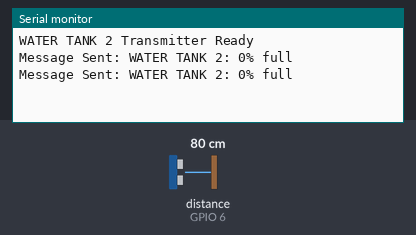
A sketch run on a simulated ESP32-S3. On the bench: the last lines printed to the serial monitor. Wiring (inferred from the names in the program): ultrasonic range finder: trigger GPIO 5; echo GPIO 6. The inputs (shaded band) are chosen by the test bench; at power-on: distance to the obstacle (sensor on GPIO 6) 80 cm. The echo pulse lasts 58.3 µs per cm.

Above: at 10.8 s.
10.9 s: distance to the obstacle (sensor on GPIO 6) set to 2 cm
At 19.2 s:
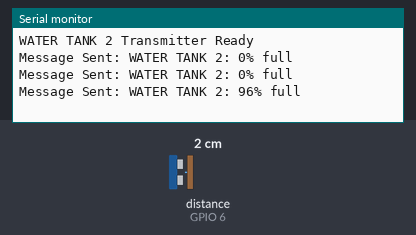
19.9 s: distance to the obstacle (sensor on GPIO 6) set to 4 cm
At 26.6 s:
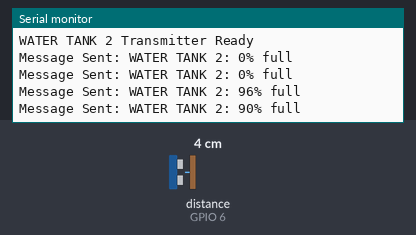
Timing chart, 0 to 28.1 s (numbered marks = the images above; inputs shaded):
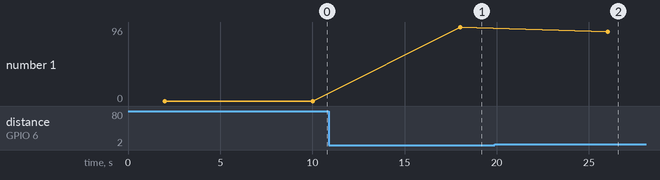

The sketch:

slave2.ino
```cpp
#include <HardwareSerial.h>

#define TRIG_PIN 5  //pin connected to Trig_RX_SCL_I/O on the JSN-SR04T
#define ECHO_PIN 6  //pin connected to Echo_TX_SDA on the JSN-SR04T

//use UART1 on GPIO17 (TX1) and GPIO18 (RX1) for HC-12 communication
HardwareSerial hc12(1); // Define UART1

const int TANK_HEIGHT = 33; //height of the bottle in cm

void setup() {
  Serial.begin(115200);
  hc12.begin(9600, SERIAL_8N1, 18, 17); //initialize HC-12 at 2400 baud rate
  pinMode(TRIG_PIN, OUTPUT);
  pinMode(ECHO_PIN, INPUT);
  Serial.println("WATER TANK 2 Transmitter Ready");
}

void loop() {
  delay(2000); //wait 2 seconds to offset from Tank 1

  //measure distance
  digitalWrite(TRIG_PIN, LOW);
  delayMicroseconds(2);
  digitalWrite(TRIG_PIN, HIGH);
  delayMicroseconds(10);
  digitalWrite(TRIG_PIN, LOW);

  long duration = pulseIn(ECHO_PIN, HIGH);
  int distance = duration * 0.034 / 2; //convert to cm

  int fullness = 0;
  if (distance <= TANK_HEIGHT) {
    fullness = (1 - (distance / (float)TANK_HEIGHT)) * 100; //calculate percentage
  } else {
    fullness = 0;
  }

  if (fullness >= 0 && fullness <= 100) {
    String message = "WATER TANK 2: " + String(fullness) + "% full";
    hc12.println(message);
    Serial.println("Message Sent: " + message);
  } else {
    Serial.println("Out of range");
  }

  delay(6000); //repeat every 6 seconds (aligned with Tank 1)
}
```

Measured:
- after the input at 10.9 s, the serial monitor: prints a new line after 7.1 s (image 1)
- after the input at 19.9 s, the serial monitor: prints a new line after 6.1 s (image 2)
- plotted number 1: 0 → 96 after the input at 10.9 s, 96 → 90 after the input at 19.9 s
